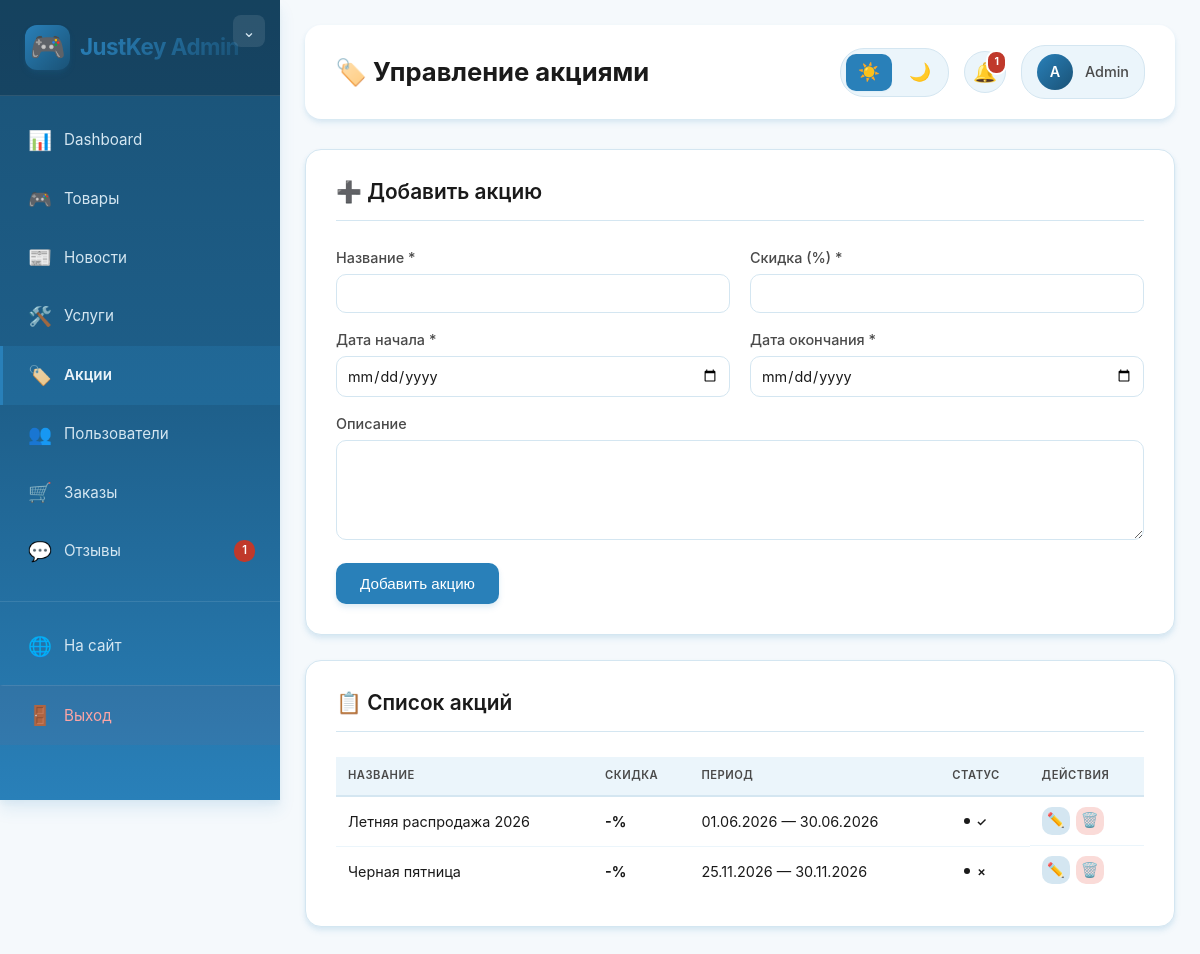
The app's page /admin/promotions.php (signed in) with its own data.
### tables this page shows
CREATE TABLE promotions (
    id INT AUTO_INCREMENT PRIMARY KEY,
    title VARCHAR(255) NOT NULL,
    description TEXT,
    discount_percent INT NOT NULL,
    start_date DATETIME NOT NULL,
    end_date DATETIME NOT NULL,
    is_active BOOLEAN DEFAULT TRUE,
    banner_image VARCHAR(255),
    image_url VARCHAR(255),
    created_at TIMESTAMP DEFAULT CURRENT_TIMESTAMP
);

### admin/promotions.php (the view, shortened to what this page needs)
<?php
require_once '../config.php';
$stmt = $pdo->query("SELECT * FROM promotions ORDER BY created_at DESC");
$promotions = $stmt->fetchAll();
?>
<!DOCTYPE html>
<html lang="ru">
<head>
    <link rel="stylesheet" href="../style.css">
    <link rel="stylesheet" href="admin-style.css">
</head>
<body class="admin-body">
    <div class="admin-container">
        <?php include 'includes/sidebar.php'; ?>
        <main class="admin-main">
            <header class="admin-header">
                <h1>🏷️ Управление акциями</h1>
                <?php include 'includes/theme-toggle.php'; ?>
            </header>
            <div class="admin-form">
                <h2>➕ Добавить акцию</h2>
                <form method="POST">
                    <div class="form-row">
                        <div class="form-group">
                            <label>Название *</label>
                            <input type="text" name="title" required>
                        </div>
                        <div class="form-group">
                            <label>Скидка (%) *</label>
                            <input type="number" name="discount" step="0.1" min="0" max="100" required>
                        </div>
                    </div>
                    <div class="form-row">
                        <div class="form-group">
                            <label>Дата начала *</label>
                            <input type="date" name="start_date" required>
                        </div>
                        <div class="form-group">
                            <label>Дата окончания *</label>
                            <input type="date" name="end_date" required>
                        </div>
                    </div>
                    <div class="form-group">
                        <label>Описание</label>
                        <textarea name="description" rows="4"></textarea>
                    </div>
                    <button type="submit" class="btn btn-primary">Добавить акцию</button>
                </form>
            </div>
            <div class="admin-form">
                <h2>📋 Список акций</h2>
                <table class="admin-table admin-table-compact">
                    <thead>
                        <tr>
                            <th>Название</th>
                            <th>Скидка</th>
                            <th>Период</th>
                            <th>Статус</th>
                            <th>Действия</th>
                        </tr>
                    </thead>
                    <tbody>
                        <?php foreach ($promotions as $promo): ?>
                        <tr>
                            <td><?= htmlspecialchars($promo['title']) ?></td>
                            <td><strong>-<?= $promo['discount'] ?>%</strong></td>
                            <td>
                                <?= date('d.m.Y', strtotime($promo['start_date'])) ?> —
                                <?= date('d.m.Y', strtotime($promo['end_date'])) ?>
                            </td>
                            <td>
                                <span class="status-badge status-badge-<?= $promo['is_active'] ? 'active' : 'inactive' ?>">
                                    <?= $promo['is_active'] ? '✓' : '✗' ?>
                                </span>
                            </td>
                            <td class="actions actions-compact">
                                <button class="btn-icon btn-edit" onclick="editPromotion(<?= htmlspecialchars(json_encode($promo)) ?>)">✏️</button>
                                <form method="POST" style="display:inline;" onsubmit="return confirm('Удалить акцию?')">
                                    <button type="submit" class="btn-icon btn-delete">🗑️</button>
                                </form>
                            </td>
                        </tr>
                        <?php endforeach; ?>
                    </tbody>
                </table>
            </div>
        </main>
    </div>
</body>
</html>

### style.css (style rules this page uses)
:root { --primary-color: #2980b9; --primary-dark: #1f6391; --primary-light: #3498db; --secondary-color: #1a5276; --accent-color: #f39c12; --bg-primary: #ffffff; --bg-secondary: #f5f9fc; --bg-tertiary: #ebf5fb; --bg-card: #ffffff; --text-primary: #1a1a1a; --text-secondary: #4a4a4a; --text-muted: #8a8a8a; --border-color: #d6eaf8; --shadow-sm: 0 1px 2px 0 rgba(41, 128, 185, 0.06); --shadow-md: 0 4px 6px -1px rgba(41, 128, 185, 0.1); --shadow-lg: 0 10px 15px -3px rgba(41, 128, 185, 0.1); --shadow-xl: 0 20px 25px -5px rgba(41, 128, 185, 0.12); --success-color: #27ae60; --warning-color: #f39c12; --error-color: #e74c3c; --info-color: #2980b9; --gradient-primary: linear-gradient(135deg, #2980b9 0%, #1a5276 100%); --gradient-secondary: linear-gradient(135deg, #3498db 0%, #2980b9 100%); --gradient-gaming: linear-gradient(135deg, #2980b9 0%, #0e3a52 100%); }
* { margin: 0; padding: 0; box-sizing: border-box; }
html { scroll-behavior: smooth; font-size: 16px; }
body { font-family: 'Inter', -apple-system, BlinkMacSystemFont, 'Segoe UI', Roboto, sans-serif; background-color: var(--bg-primary); color: var(--text-primary); line-height: 1.6; transition: background-color 0.3s ease, color 0.3s ease; overflow-x: hidden; }
h1, h2, h3, h4, h5, h6 { font-weight: 700; line-height: 1.2; margin-bottom: 1rem; }
h1 { font-size: 3rem; }
h2 { font-size: 2.5rem; }
.btn-icon { width: 42px; height: 42px; border-radius: 10px; background: var(--bg-secondary); border: none; color: var(--text-primary); cursor: pointer; display: flex; align-items: center; justify-content: center; transition: all 0.3s ease; position: relative; font-size: 1.2rem; }
.btn { padding: 0.75rem 1.5rem; border-radius: 10px; border: none; font-weight: 600; cursor: pointer; transition: all 0.3s ease; display: inline-flex; align-items: center; justify-content: center; gap: 0.5rem; font-size: 1rem; text-align: center; }
.btn-primary { background: var(--gradient-primary); color: white; box-shadow: var(--shadow-md); }
.form-row { display: grid; grid-template-columns: 1fr 1fr; gap: 1rem; }
.form-group { margin-bottom: 1.5rem; }
.form-group label { display: block; margin-bottom: 0.5rem; font-weight: 600; color: var(--text-secondary); }
.form-group input, .form-group select, .form-group textarea { width: 100%; padding: 0.875rem 1rem; border: 2px solid var(--border-color); border-radius: 10px; background: var(--bg-primary); color: var(--text-primary); font-size: 1rem; transition: all 0.3s ease; }

### records on screen
promotions: title "Летняя распродажа 2026", start_date "01.06.2026", end_date "30.06.2026"
promotions: title "Черная пятница", start_date "25.11.2026", end_date "30.11.2026"

### other values on screen
$pending_count "1"
min($total_notifications, 99) "1"
substr($_SESSION['login'] ?? 'A', 0, 1) "A"
$_SESSION['login'] "Admin"
